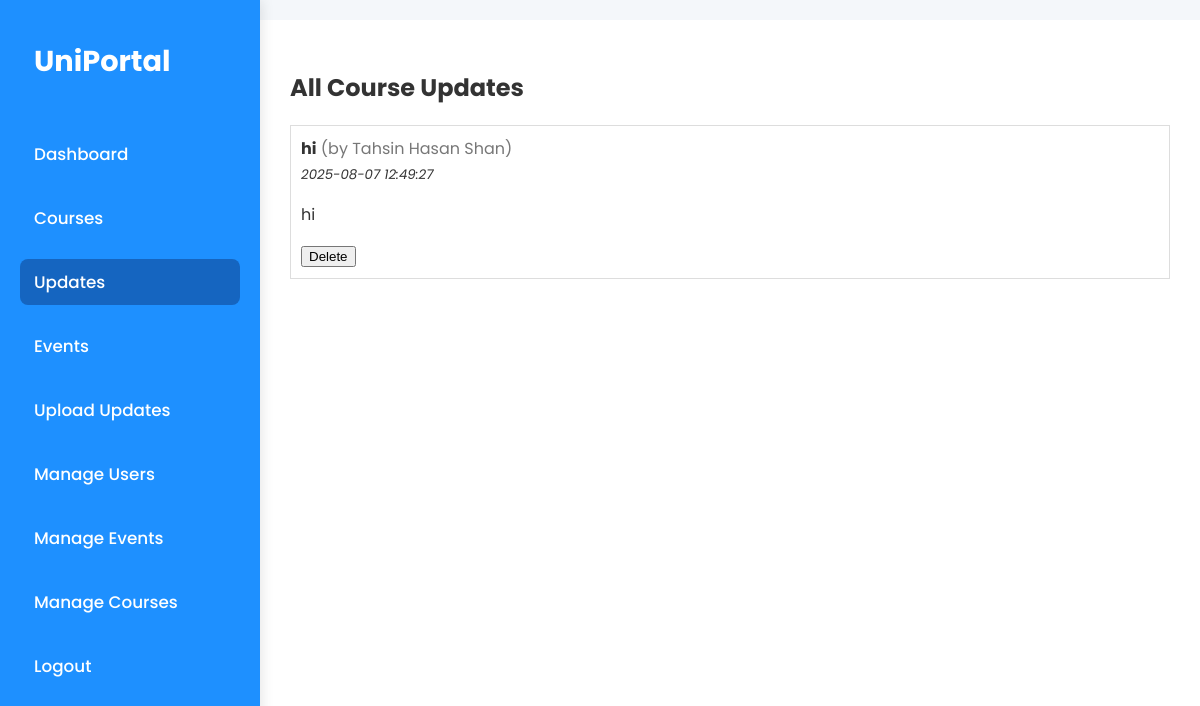
The app's page /updates (signed in), older data.
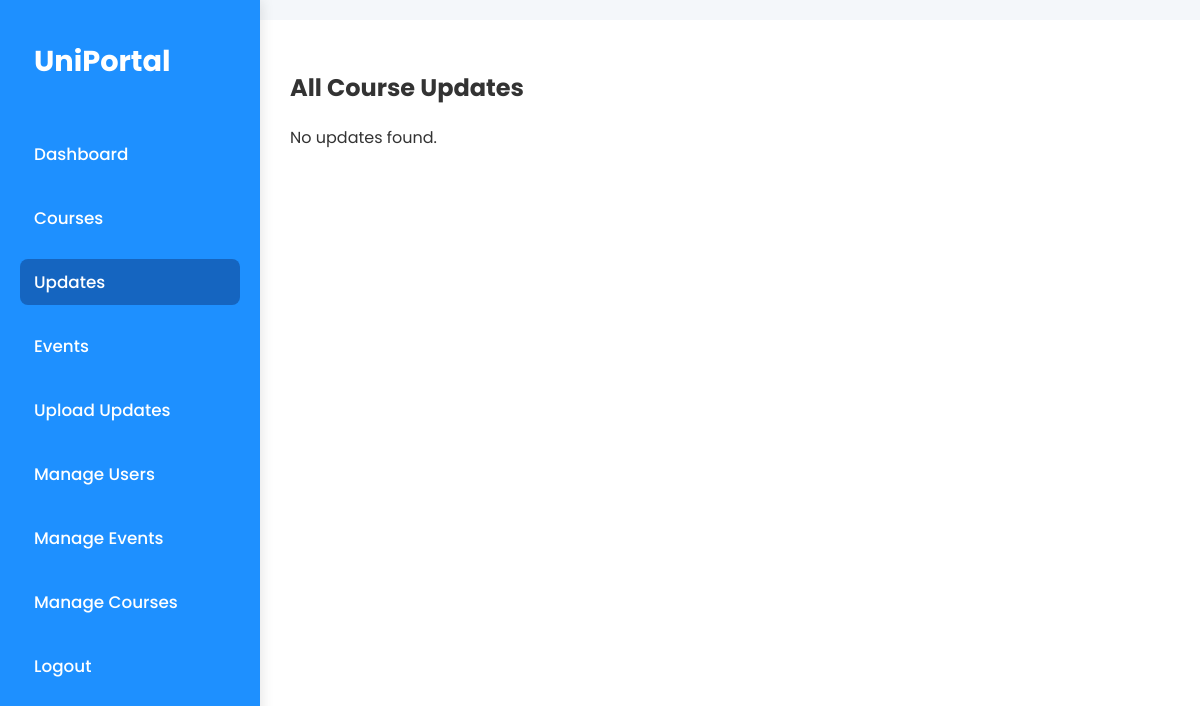
The same page, newer data.
### tables this page shows
CREATE TABLE updates (
        id INTEGER PRIMARY KEY AUTOINCREMENT,
        course_id INTEGER,
        teacher_id INTEGER,
        title TEXT NOT NULL,
        message TEXT,
        created_at TEXT DEFAULT CURRENT_TIMESTAMP,
        FOREIGN KEY(course_id) REFERENCES courses(id) ON DELETE CASCADE,
        FOREIGN KEY(teacher_id) REFERENCES users(id) ON DELETE CASCADE
    );

CREATE TABLE users (
        id INTEGER PRIMARY KEY AUTOINCREMENT,
        name TEXT NOT NULL,
        role TEXT NOT NULL,
        id_num TEXT,
        roll TEXT,
        reg_no TEXT,
        photo TEXT,
        phone TEXT,
        password_hash TEXT NOT NULL
    );

### app.py (the view)
@app.route('/updates')
@login_required
def updates():
    conn = get_db_connection()
    c = conn.cursor()
    role = session.get('role')
    user_id = session.get('user_id')
    if role == 'student':
        c.execute('''
            SELECT updates.id, updates.message, updates.created_at, updates.teacher_id,
                   users.name, updates.title
            FROM updates
            JOIN users ON updates.teacher_id = users.id
            JOIN enrollments ON enrollments.course_id = updates.course_id
            WHERE enrollments.student_id = ?
            ORDER BY updates.created_at DESC
        ''', (user_id,))
    else:
        c.execute('''
            SELECT updates.id, updates.message, updates.created_at, updates.teacher_id,
                   users.name, updates.title
            FROM updates
            JOIN users ON updates.teacher_id = users.id
            ORDER BY updates.created_at DESC
        ''')
    updates = c.fetchall()
    conn.close()
    return render_template('updates.html', updates=updates)

### app.py (called while the page is built)
def get_db_connection():
    conn = sqlite3.connect('database.db')
    conn.row_factory = sqlite3.Row
    return conn

def login_required(f):
    @wraps(f)
    def decorated_function(*args, **kwargs):
        if 'user_id' not in session:
            return redirect(url_for('login'))
        return f(*args, **kwargs)
    return decorated_function

@app.context_processor
def inject_user_role():
    return dict(role=session.get('role'))

### templates/updates.html
{% extends 'dashboard_base.html' %}
{% block content %}
<h2>All Course Updates</h2>
{% for update in updates %}
  <div style="border: 1px solid #ddd; padding: 10px; margin-bottom: 15px;">
    <strong>{{ update[5] }}</strong> <span style="color: #777;">(by {{ update[4] }})</span><br>
    <small><em>{{ update[2] }}</em></small>
    <p>{{ update[1] }}</p>
    {% if role == 'admin' or (role == 'teacher' and update[3] == session['user_id']) %}
    <form method="POST" action="{{ url_for('delete_update', update_id=update[0]) }}" onsubmit="return confirm('Are you sure you want to delete this update?');">
      <button type="submit">Delete</button>
    </form>
    {% endif %}
  </div>
{% else %}
  <p>No updates found.</p>
{% endfor %}
{% endblock %}

Row changes from the older to the newer data that the page shows:
removed updates: title "hi", name "Tahsin Hasan Shan", created_at "2025-08-07 12:49:27", message "hi"
Text that changed along with them:
text now shown: "No updates found."
